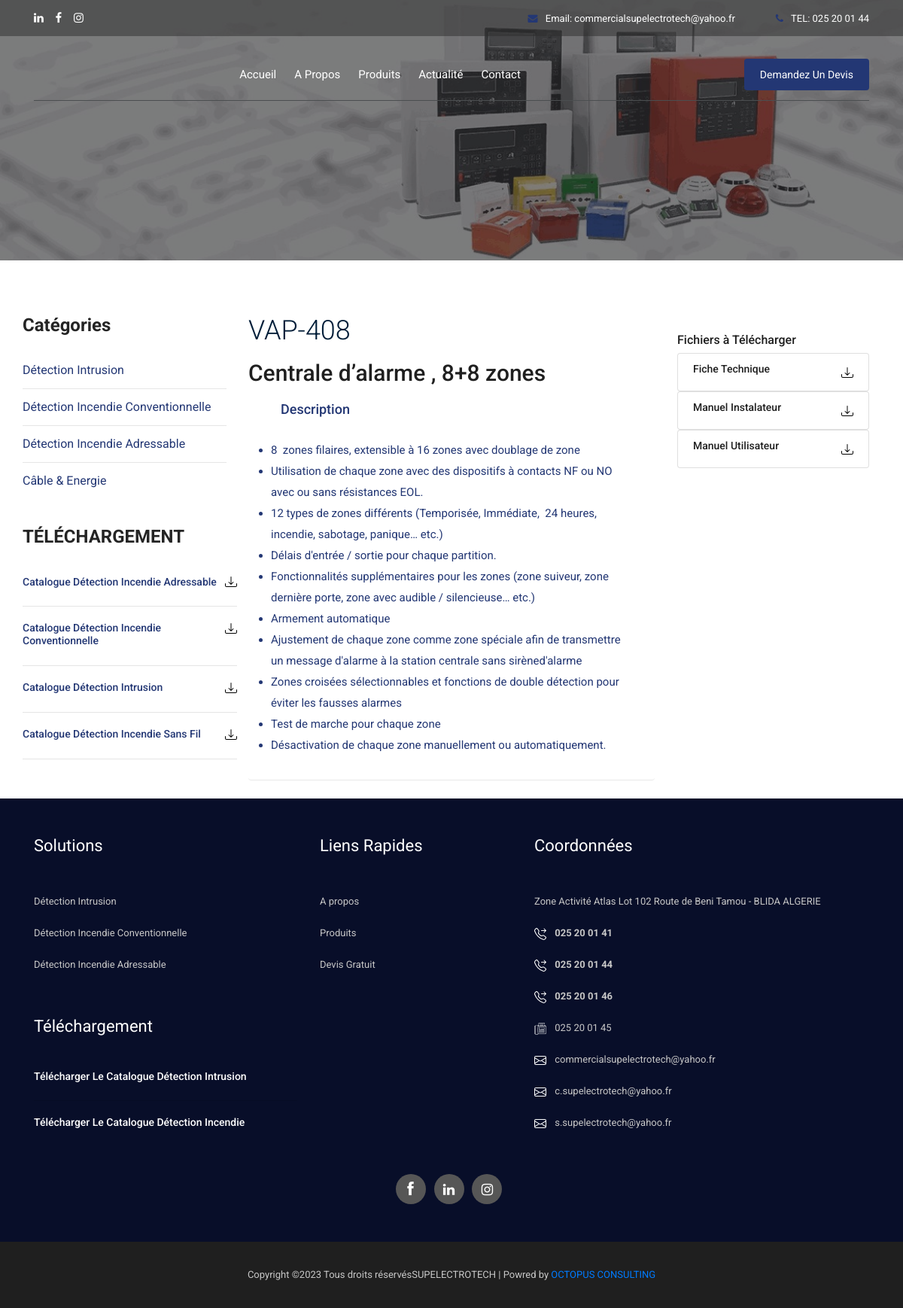
Screenshot of /produits/centrale-dalarme-pstn-88-zones/ with the database file from the repository.
### main/models.py (models this page shows, shortened)
class Catalogue(models.Model):
    nom     = models.CharField(max_length=150)
    fichier = models.FileField(upload_to='catalogues', max_length=180)

class Produit(models.Model):
    ordre           = models.IntegerField(blank=True, null=True )
    marque          = models.ForeignKey(Marque, on_delete=models.CASCADE, blank=True, null=True)
    designation     = models.CharField( max_length=150, verbose_name=("Désignation"))
    slug            = models.SlugField( max_length=70)
    category        = models.CharField(max_length=2, choices=CATEGORY_CHOICES, default='IN')
    reference       = models.CharField(max_length=100, verbose_name=("Référence"), blank= True)
    description_2   = HTMLField(verbose_name='partie 1', blank= True, null=True)
    description_1   = HTMLField(verbose_name='partie 2', blank= True, null=True)
    photo           = models.ImageField(verbose_name='Photo du produit', upload_to='produits/')
    fichier_1       = models.FileField(verbose_name='Fiche technique ', upload_to='fichiers/', blank= True)
    fichier_2       = models.FileField(verbose_name='Manuel instalateur', upload_to='fichiers/', blank= True)
    fichier_3       = models.FileField(verbose_name='Manuel utilisateur', upload_to='fichiers/', blank= True)
    fichier_4       = models.FileField(verbose_name='certificat', upload_to='fichiers/', blank= True)
    is_active       = models.BooleanField(verbose_name='activer', default=True)
    class Meta:
        ordering = [F('ordre').asc(nulls_last=True)]
        verbose_name = 'Produits'
        verbose_name_plural = 'Produits'

### main/views.py (the view)
# urls.py: path('produits/<slug:slug>/', ProductDetailView.as_view(), name= 'produit-detail'),
class ProductDetailView(DetailView):
    model = Produit
    template_name = "produit-detail.html"
    context_object_name = 'produit'
    def get_context_data(self, **kwargs):
        context = super().get_context_data(**kwargs)
        context["cat"] = CATEGORY_CHOICES
        context["categorieX"] = Produit.objects.filter(category= 'C4')
        context["categorieY"] = Produit.objects.filter(category= 'C5')
        context["catalogues"] = Catalogue.objects.all()
        return context

### main/custom_context_processor.py (called while the page is built)
def devisFormView(request):
    return {'devis_form': DevisForm()}

### templates/produit-detail.html (shortened to what this page needs)
{% extends "base.html" %}
{% load static %}
{% block content %}
<div class="bradcam_area breadcam_bg_2">
  <div class="container">
    <div class="row">
      <div class="col-xl-12">
      </div>
    </div>
  </div>
</div>
<main class="mt-5 pt-4 " >
  <div class="container wow fadeIn" style="min-height: 600px!important;display: block;">
    <div class="row the-row">
      <div class="d-none d-md-inline-block col-md-3 mb-3">
        <aside class="side-bar-product d-block sidebar">
          <div class="make-me-sticky">
            <div class="sidebar-widget sidebar-blog-category">
              <div class="sidebar-title">
                <h2>Catégories</h2>
              </div>
              <ul class="cat-list" id="side-nav" >
                <li><a class="link-prod" href="{% url 'produits' %}#intrusion">Détection Intrusion</a></li>
                <li><a class="link-prod" href="{% url 'produits' %}#conventionnelle">Détection Incendie Conventionnelle</a></li>
                <li><a class="link-prod" href="{% url 'produits' %}#adressable">Détection Incendie Adressable</a></li>
                {% if categorieX %}
                <li><a class="link-prod" href="{% url 'produits' %}#cable">Câble & Energie</a></li>
                {% endif %}
              </ul>
            </div>
            <div class="download mt-5">
              <div class="sidebar-title">
                  <h2 class="text-uppercase te">Téléchargement</h2>
              </div>
              {% for cata in catalogues %}
              <a href="{{cata.fichier.url}}" download>
                <li id="id_price" class=" d-flex justify-content-between ">
                  <div class="mt-1">
                    <h6 style="color: #233774;">{{cata.nom}}</h6>
                  </div>
                  <div>
                    <img class="" src="{% static 'img/svg_icon/download.svg' %}" alt="" srcset="">
                  </div>
                </li>
              </a>
              <hr>
              {% endfor %}
          </div>
          </div>
        </aside>
      </div>
      <div class="col-md-6 mb-4">
        <div class="accordion_area">
          <div class="faq_ask">
            <h3>{{produit.reference}}</h3>
          <h1 class="" style="font-size:30px">{{produit.designation}}</h1>
            <div id="accordion">
              <div class="card">
                <div class="card-header" id="headingTwo">
                  <h5 class="mb-0">
                    <button class="btn btn-link collapsed" data-toggle="collapse" data-target="#collapseTwo"
                      aria-expanded="false" aria-controls="collapseTwo">
                      <h4>Description</h4>
                    </button>
                  </h5>
                </div>
                <div id="collapseTwo" class="collapse show" aria-labelledby="headingTwo" data-parent="#accordion">
                  <div class="card-body">
                    {% if produit.description_2 %}
                    {{produit.description_2|safe}}
                    {% else %}
                     <h4 class="text-muted" >Ce produit ne dispose pas de description pour le moment</h4>
                    {% endif %}
                  </div>
                </div>
              </div>
            </div>
          </div>
        </div>
      </div>
      <div class="col-md-3 mb-4">
        <div>
        </div>
        <h5>Fichiers à Télécharger</h5>
        <ul class="d-block list-group mb-3 z-depth-1">
          {% if produit.fichier_1 %}
            <a href="{{produit.fichier_1.url}}" download>
              <li id="id_price" class="list-group-item d-flex justify-content-between lh-condensed">
                <div>
                  <h6 class="">Fiche Technique</h6>
                </div>
                <div>
                  <img class="" src="{% static 'img/svg_icon/download.svg' %}" alt="" srcset="">
                </div>
              </li>
            </a>
          {% endif %}
          {% if produit.fichier_2 %}
            <a href="{{produit.fichier_2.url}}" download>
              <li id="id_price" class="list-group-item d-flex justify-content-between lh-condensed">
                <div>
                  <h6 class="">Manuel Instalateur </h6>
                </div>
                <div>
                  <img class="" src="{% static 'img/svg_icon/download.svg' %}" alt="" srcset="">
                </div>
              </li>
            </a>
          {% endif %}
          {% if produit.fichier_3 %}
            <a href="{{produit.fichier_3.url}}" download>
              <li id="id_price" class="list-group-item d-flex justify-content-between lh-condensed">
                <div>
                  <h6 class="">Manuel Utilisateur </h6>
                </div>
                <div>
                  <img class="" src="{% static 'img/svg_icon/download.svg' %}" alt="" srcset="">
                </div>
              </li>
            </a>
          {% endif %}
        </ul>
      </div>
    </div>
  </div>
</main>
{% endblock content %}

### rows the page displays
Catalogue: nom "Catalogue Détection Incendie Adressable"
Catalogue: nom "Catalogue Détection Incendie Conventionnelle"
Catalogue: nom "Catalogue Détection Intrusion"
Catalogue: nom "Catalogue Détection Incendie Sans Fil"
Produit: reference "VAP-408", designation "Centrale d’alarme , 8+8 zones", description_2 "8 zones filaires, extensible à 16 zones avec doublage de zone Utilisation de chaque zone avec des dispositifs à contacts NF ou NO avec ou sans résistances EOL. 12 types de zones différents (Temporisée, Immédiate, 24 heures, incendie, sabotage, panique… etc.) Délais d'entrée / sortie pour chaque partition. Fonctionnalités supplémentaires pour les zones (zone suiveur, zone dernière porte, zone avec audible / silencieuse… etc.) Armement automatique Ajustement de chaque zone comme zone spéciale afin de transmettre un message d'alarme à la station centrale sans sirèned'alarme Zones croisées sélectionnables et fonctions de double détection pour éviter les fausses alarmes Test de marche pour…"
